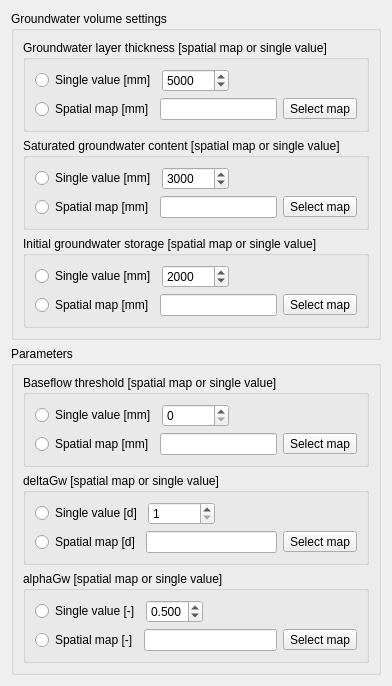
     <widget class="QWidget" name="groundwaterTab">
      <attribute name="title">
       <string>Groundwater</string>
      </attribute>
      <layout class="QGridLayout" name="gridLayout_4">
       <item row="1" column="1">
        <widget class="QGroupBox" name="groupBox_12">
         <property name="title">
          <string>Parameters</string>
         </property>
         <layout class="QFormLayout" name="formLayout_9">
          <item row="0" column="0" colspan="2">
           <widget class="QGroupBox" name="groupBox_13">
            <property name="title">
             <string>Baseflow threshold [spatial map or single value]</string>
            </property>
            <layout class="QFormLayout" name="formLayout_13">
             <item row="0" column="0">
              <layout class="QHBoxLayout" name="horizontalLayout_57">
               <item>
                <widget class="QRadioButton" name="baseThreshSingleRadioButton">
                 <property name="text">
                  <string>Single value [mm]</string>
                 </property>
                </widget>
               </item>
               <item>
                <widget class="QSpinBox" name="baseThreshSpinBox">
                 <property name="maximum">
                  <number>1000000000</number>
                 </property>
                 <property name="singleStep">
                  <number>100</number>
                 </property>
                </widget>
               </item>
              </layout>
             </item>
             <item row="1" column="0" colspan="2">
              <layout class="QHBoxLayout" name="horizontalLayout_58">
               <item>
                <widget class="QRadioButton" name="baseThreshMapRadioButton">
                 <property name="text">
                  <string>Spatial map [mm]</string>
                 </property>
                </widget>
               </item>
               <item>
                <widget class="QLineEdit" name="baseThreshLineEdit">
                 <property name="readOnly">
                  <bool>true</bool>
                 </property>
                </widget>
               </item>
               <item>
                <widget class="QToolButton" name="selectBaseThreshMapButton">
                 <property name="text">
                  <string>Select map</string>
                 </property>
                </widget>
               </item>
              </layout>
             </item>
            </layout>
           </widget>
          </item>
          <item row="1" column="0" colspan="2">
           <widget class="QGroupBox" name="groupBox_14">
            <property name="title">
             <string>deltaGw [spatial map or single value]</string>
            </property>
            <layout class="QFormLayout" name="formLayout_12">
             <item row="0" column="0">
              <layout class="QHBoxLayout" name="horizontalLayout_59">
               <item>
                <widget class="QRadioButton" name="deltaGwSingleRadioButton">
                 <property name="text">
                  <string>Single value [d]</string>
                 </property>
                </widget>
               </item>
               <item>
                <widget class="QSpinBox" name="deltaGwSpinBox">
                 <property name="minimum">
                  <number>1</number>
                 </property>
                 <property name="maximum">
                  <number>1000000000</number>
                 </property>
                 <property name="value">
                  <number>1</number>
                 </property>
                </widget>
               </item>
              </layout>
             </item>
             <item row="1" column="0" colspan="2">
              <layout class="QHBoxLayout" name="horizontalLayout_60">
               <item>
                <widget class="QRadioButton" name="deltaGwMapRadioButton">
                 <property name="text">
                  <string>Spatial map [d]</string>
                 </property>
                </widget>
               </item>
               <item>
                <widget class="QLineEdit" name="deltaGwLineEdit">
                 <property name="readOnly">
                  <bool>true</bool>
                 </property>
                </widget>
               </item>
               <item>
                <widget class="QToolButton" name="selectDeltaGwMapButton">
                 <property name="text">
                  <string>Select map</string>
                 </property>
                </widget>
               </item>
              </layout>
             </item>
            </layout>
           </widget>
          </item>
          <item row="2" column="0" colspan="2">
           <widget class="QGroupBox" name="groupBox_15">
            <property name="title">
             <string>alphaGw [spatial map or single value]</string>
            </property>
            <layout class="QFormLayout" name="formLayout_14">
             <item row="0" column="0">
              <layout class="QHBoxLayout" name="horizontalLayout_61">
               <item>
                <widget class="QRadioButton" name="alphaGwSingleRadioButton">
                 <property name="text">
                  <string>Single value [-]</string>
                 </property>
                </widget>
               </item>
               <item>
                <widget class="QDoubleSpinBox" name="alphaGwDoubleSpinBox">
                 <property name="decimals">
                  <number>3</number>
                 </property>
                 <property name="minimum">
                  <double>0.010000000000000</double>
                 </property>
                 <property name="maximum">
                  <double>1.000000000000000</double>
                 </property>
                 <property name="singleStep">
                  <double>0.001000000000000</double>
                 </property>
                 <property name="value">
                  <double>0.500000000000000</double>
                 </property>
                </widget>
               </item>
              </layout>
             </item>
             <item row="1" column="0" colspan="2">
              <layout class="QHBoxLayout" name="horizontalLayout_62">
               <item>
                <widget class="QRadioButton" name="alphaGwMapRadioButton">
                 <property name="text">
                  <string>Spatial map [-]</string>
                 </property>
                </widget>
               </item>
               <item>
                <widget class="QLineEdit" name="alphaGwLineEdit">
                 <property name="readOnly">
                  <bool>true</bool>
                 </property>
                </widget>
               </item>
               <item>
                <widget class="QToolButton" name="selectAlphaGwMapButton">
                 <property name="text">
                  <string>Select map</string>
                 </property>
                </widget>
               </item>
              </layout>
             </item>
            </layout>
           </widget>
          </item>
         </layout>
        </widget>
       </item>
       <item row="0" column="1">
        <widget class="QGroupBox" name="groupBox_8">
         <property name="title">
          <string>Groundwater volume settings</string>
         </property>
         <layout class="QVBoxLayout" name="verticalLayout_37">
          <item>
           <widget class="QGroupBox" name="groupBox_9">
            <property name="title">
             <string>Groundwater layer thickness [spatial map or single value]</string>
            </property>
            <layout class="QFormLayout" name="formLayout_8">
             <item row="0" column="0">
              <layout class="QHBoxLayout" name="horizontalLayout_51">
               <item>
                <widget class="QRadioButton" name="gwDepthSingleRadioButton">
                 <property name="text">
                  <string>Single value [mm]</string>
                 </property>
                </widget>
               </item>
               <item>
                <widget class="QSpinBox" name="gwDepthSpinBox">
                 <property name="maximum">
                  <number>1000000000</number>
                 </property>
                 <property name="singleStep">
                  <number>100</number>
                 </property>
                 <property name="value">
                  <number>5000</number>
                 </property>
                </widget>
               </item>
              </layout>
             </item>
             <item row="1" column="0" colspan="2">
              <layout class="QHBoxLayout" name="horizontalLayout_52">
               <item>
                <widget class="QRadioButton" name="gwDepthMapRadioButton">
                 <property name="text">
                  <string>Spatial map [mm]</string>
                 </property>
                </widget>
               </item>
               <item>
                <widget class="QLineEdit" name="gwDepthLineEdit">
                 <property name="readOnly">
                  <bool>true</bool>
                 </property>
                </widget>
               </item>
               <item>
                <widget class="QToolButton" name="selectGwDepthMapButton">
                 <property name="text">
                  <string>Select map</string>
                 </property>
                </widget>
               </item>
              </layout>
             </item>
            </layout>
           </widget>
          </item>
          <item>
           <widget class="QGroupBox" name="groupBox_10">
            <property name="title">
             <string>Saturated groundwater content [spatial map or single value]</string>
            </property>
            <layout class="QFormLayout" name="formLayout_10">
             <item row="0" column="0">
              <layout class="QHBoxLayout" name="horizontalLayout_53">
               <item>
                <widget class="QRadioButton" name="gwSatSingleRadioButton">
                 <property name="text">
                  <string>Single value [mm]</string>
                 </property>
                </widget>
               </item>
               <item>
                <widget class="QSpinBox" name="gwSatSpinBox">
                 <property name="maximum">
                  <number>1000000000</number>
                 </property>
                 <property name="singleStep">
                  <number>100</number>
                 </property>
                 <property name="value">
                  <number>3000</number>
                 </property>
                </widget>
               </item>
              </layout>
             </item>
             <item row="1" column="0" colspan="2">
              <layout class="QHBoxLayout" name="horizontalLayout_54">
               <item>
                <widget class="QRadioButton" name="gwSatMapRadioButton">
                 <property name="text">
                  <string>Spatial map [mm]</string>
                 </property>
                </widget>
               </item>
               <item>
                <widget class="QLineEdit" name="gwSatLineEdit">
                 <property name="readOnly">
                  <bool>true</bool>
                 </property>
                </widget>
               </item>
               <item>
                <widget class="QToolButton" name="selectGwSatMapButton">
                 <property name="text">
                  <string>Select map</string>
                 </property>
                </widget>
               </item>
              </layout>
             </item>
            </layout>
           </widget>
          </item>
          <item>
           <widget class="QGroupBox" name="groupBox_11">
            <property name="title">
             <string>Initial groundwater storage [spatial map or single value]</string>
            </property>
            <layout class="QFormLayout" name="formLayout_11">
             <property name="fieldGrowthPolicy">
              <enum>QFormLayout::AllNonFixedFieldsGrow</enum>
             </property>
             <item row="0" column="0">
              <layout class="QHBoxLayout" name="horizontalLayout_55">
               <item>
                <widget class="QRadioButton" name="gwInitSingleRadioButton">
                 <property name="text">
                  <string>Single value [mm]</string>
                 </property>
                </widget>
               </item>
               <item>
                <widget class="QSpinBox" name="gwInitSpinBox">
                 <property name="maximum">
                  <number>1000000000</number>
                 </property>
                 <property name="singleStep">
                  <number>100</number>
                 </property>
                 <property name="value">
                  <number>2000</number>
                 </property>
                </widget>
               </item>
              </layout>
             </item>
             <item row="1" column="0" colspan="2">
              <layout class="QHBoxLayout" name="horizontalLayout_56">
               <item>
                <widget class="QRadioButton" name="gwInitMapRadioButton">
                 <property name="text">
                  <string>Spatial map [mm]</string>
                 </property>
                </widget>
               </item>
               <item>
                <widget class="QLineEdit" name="gwInitLineEdit">
                 <property name="readOnly">
                  <bool>true</bool>
                 </property>
                </widget>
               </item>
               <item>
                <widget class="QToolButton" name="selectGwInitMapButton">
                 <property name="text">
                  <string>Select map</string>
                 </property>
                </widget>
               </item>
              </layout>
             </item>
            </layout>
           </widget>
          </item>
         </layout>
        </widget>
       </item>
      </layout>
     </widget>
